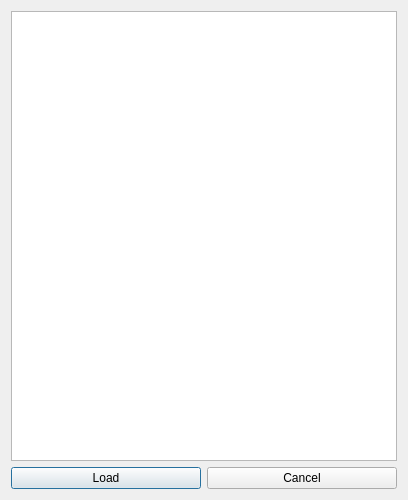
<?xml version="1.0" encoding="UTF-8"?>
<ui version="4.0">
 <class>SelectMoleculeDialog</class>
 <widget class="QDialog" name="SelectMoleculeDialog">
  <property name="geometry">
   <rect>
    <x>0</x>
    <y>0</y>
    <width>408</width>
    <height>500</height>
   </rect>
  </property>
  <property name="windowTitle">
   <string>Dialog</string>
  </property>
  <layout class="QGridLayout" name="gridLayout">
   <item row="0" column="0">
    <layout class="QVBoxLayout" name="verticalLayout">
     <item>
      <widget class="QListWidget" name="listWidget"/>
     </item>
     <item>
      <layout class="QHBoxLayout" name="horizontalLayout_2">
       <item>
        <widget class="QPushButton" name="pushButtonLoad">
         <property name="text">
          <string>Load</string>
         </property>
         <property name="default">
          <bool>true</bool>
         </property>
         <property name="flat">
          <bool>false</bool>
         </property>
        </widget>
       </item>
       <item>
        <widget class="QPushButton" name="pushButtonCancel">
         <property name="text">
          <string>Cancel</string>
         </property>
        </widget>
       </item>
      </layout>
     </item>
    </layout>
   </item>
  </layout>
 </widget>
 <resources/>
 <connections>
  <connection>
   <sender>pushButtonLoad</sender>
   <signal>clicked()</signal>
   <receiver>SelectMoleculeDialog</receiver>
   <slot>accept()</slot>
   <hints>
    <hint type="sourcelabel">
     <x>203</x>
     <y>476</y>
    </hint>
    <hint type="destinationlabel">
     <x>203</x>
     <y>249</y>
    </hint>
   </hints>
  </connection>
  <connection>
   <sender>pushButtonCancel</sender>
   <signal>clicked()</signal>
   <receiver>SelectMoleculeDialog</receiver>
   <slot>reject()</slot>
   <hints>
    <hint type="sourcelabel">
     <x>301</x>
     <y>475</y>
    </hint>
    <hint type="destinationlabel">
     <x>203</x>
     <y>249</y>
    </hint>
   </hints>
  </connection>
  <connection>
   <sender>listWidget</sender>
   <signal>itemDoubleClicked(QListWidgetItem*)</signal>
   <receiver>SelectMoleculeDialog</receiver>
   <slot>accept()</slot>
   <hints>
    <hint type="sourcelabel">
     <x>203</x>
     <y>232</y>
    </hint>
    <hint type="destinationlabel">
     <x>203</x>
     <y>249</y>
    </hint>
   </hints>
  </connection>
 </connections>
</ui>
